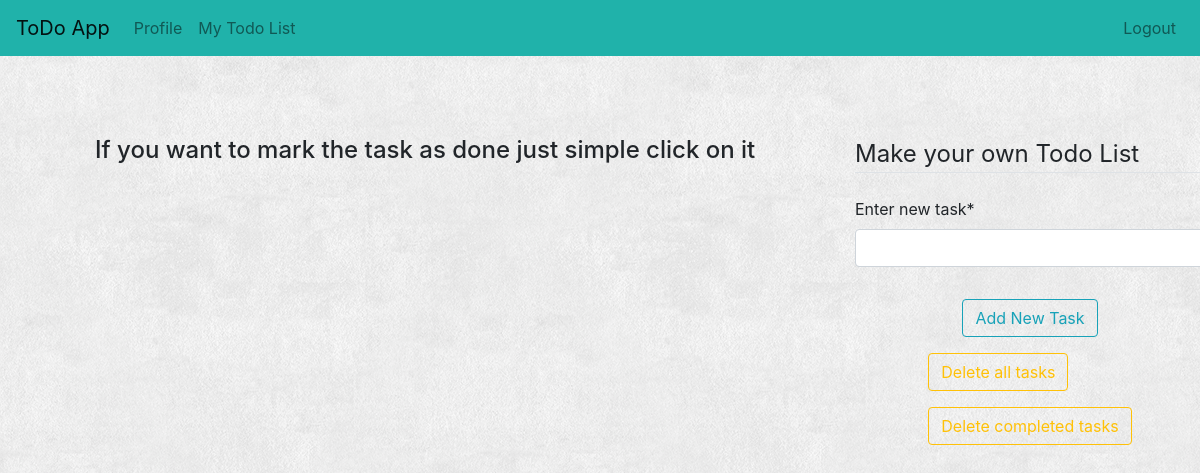
The app's page /todolist/ (signed in), older data.
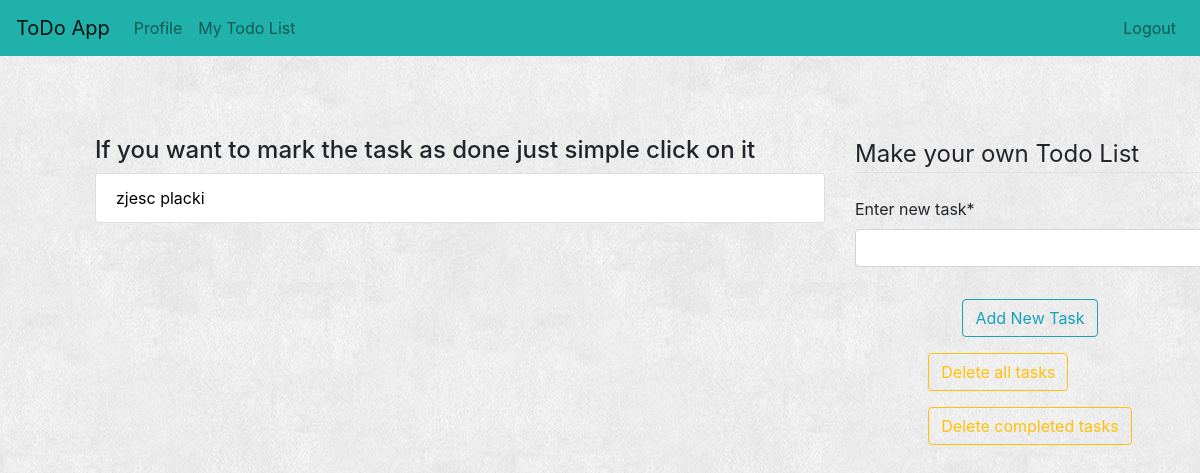
The same page, newer data.
### todo_app/models.py (models this page shows)
class TodoList(models.Model):
    task = models.CharField(max_length=300)
    author = models.ForeignKey(User, on_delete=models.CASCADE)
    complete = models.BooleanField(default=False)
    def __str__(self):
        return self.task

### todo_app/views.py (the view)
# urls.py: path('todolist/', views.todo_list, name='todo-list'),
@login_required
def todo_list(request):
    user = request.user
    tasks_list = TodoList.objects.filter(author=user)
    form = TasksForm()
    context = {'form': form, 'tasks_list': tasks_list}
    return render(request, 'todo_app/todo_list.html', context)

### todo_app/forms.py
class TasksForm(ModelForm):
    class Meta:
        model = TodoList
        fields = ['task']
    def __init__(self, *args, **kwargs):
        super(TasksForm, self).__init__(*args, **kwargs)
        self.fields['task'].label = 'Enter new task'

### todo_app/templates/todo_app/todo_list.html (shortened to what this page needs)
<!DOCTYPE html>
{% extends 'todo_app/base.html'%}
{% load crispy_forms_tags %}
{% block content %}
 <main role="main" class="container">
      <div class="row">
        <div class="col-md-8">
            <h4>If you want to mark the task as done just simple click on it</h4>
            <div class="tasks-content">
                <ul class="list-group">
                    {%for one_task in tasks_list %}
                        {% if one_task.complete %}
                    <li class="list-group-item task-completed"><a href="{% url 'uncompleted' one_task.id %}">{{one_task}} completed</a></li>
                        {% else %}
                            <li class="list-group-item "><a href="{% url 'complete' one_task.id %}">{{one_task}}</a></li>
                        {% endif %}
                    {% endfor %}
                </ul>
            </div>
        </div>
      <div class="col-md-4">
           <div class="form-content">
               <div class="form">
                    <form action="{% url 'add-new' %}" method="POST">
                        <fieldset class="form-group">
                            <legend class="border-bottom mb-4">Make your own Todo List</legend>
                                {{ form|crispy}}
                        </fieldset>
                <div align="center" class="form-group">
                    <button  class="btn btn-outline-info" type="submit">Add New Task</button>
                </div>
                      </form>
                </div>
                    <div align="center" class="buttons">
                        <div class="btn-group-vertical">
                            <a href ="{% url 'delete-all' %} ">
                                <button class="btn btn-outline-warning mb-3" type="submit">Delete all tasks</button>
                            </a>
                            <a href ="{% url 'delete-done' %} ">
                                <button class="btn btn-outline-warning" type="submit">Delete completed tasks</button>
                            </a>
                    </div>
                </div>
        </div>
      </div>
      </div>
 </main>
{%endblock content %}

Row changes from the older to the newer data that the page shows:
added TodoList: task "zjesc placki"
